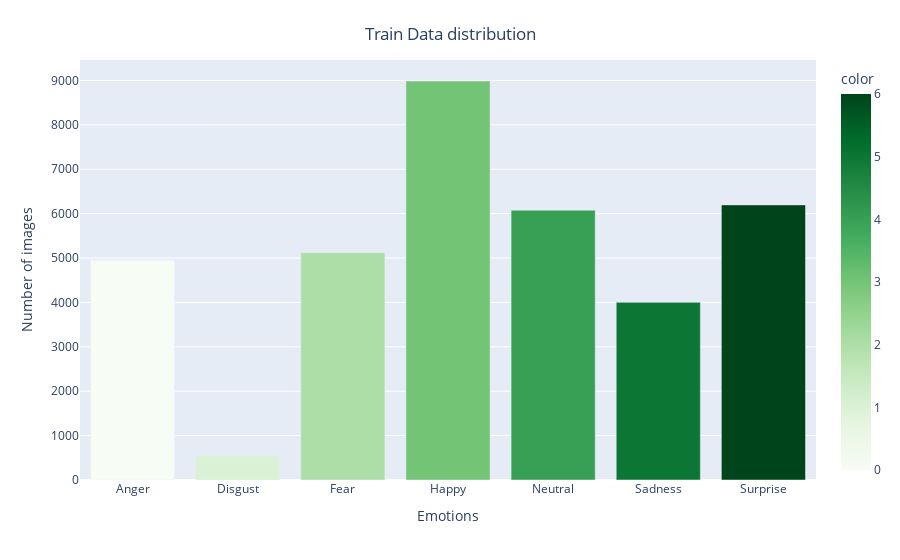

This figure's notebook cell:
### Code cell
#Data Preprocessing
class_labels = ['Anger','Disgust','Fear','Happy','Neutral','Sadness','Surprise']

fig =  px.bar(x=class_labels,
              y = [list(dataset['emotion']).count(i) for i in np.unique(dataset['emotion'])],
              color = np.unique(dataset['emotion']),
              color_continuous_scale="greens")

fig.update_xaxes(title='Emotions')
fig.update_yaxes(title='Number of images')
fig.update_layout(showlegend=True,
                  title={
                      'text': 'Train Data distribution',
                      'y':0.95,
                      'x': 0.5,
                      'xanchor': 'center',
                      'yanchor':'top'
                  })

fig.show()

### Figure 1 — Plotly figure (JSON) as saved in the notebook; plotly's stock layout.template omitted (floating-point values rounded to 4 significant figures)
{"data": [{"alignmentgroup": "True", "hovertemplate": "x=%{x}<br>y=%{y}<br>color=%{marker.color}<extra></extra>", "legendgroup": "", "marker": {"color": [0, 1, 2, 3, 4, 5, 6], "coloraxis": "coloraxis", "pattern": {"shape": ""}}, "name": "", "offsetgroup": "", "orientation": "v", "showlegend": false, "textposition": "auto", "type": "bar", "x": ["Anger", "Disgust", "Fear", "Happy", "Neutral", "Sadness", "Surprise"], "xaxis": "x", "y": [4953, 547, 5121, 8989, 6077, 4002, 6198], "yaxis": "y"}], "layout": {"barmode": "relative", "coloraxis": {"colorbar": {"title": {"text": "color"}}, "colorscale": [[0, "rgb(247,252,245)"], [0.125, "rgb(229,245,224)"], [0.25, "rgb(199,233,192)"], [0.375, "rgb(161,217,155)"], [0.5, "rgb(116,196,118)"], [0.625, "rgb(65,171,93)"], [0.75, "rgb(35,139,69)"], [0.875, "rgb(0,109,44)"], [1, "rgb(0,68,27)"]]}, "legend": {"tracegroupgap": 0}, "margin": {"t": 60}, "showlegend": true, "title": {"text": "Train Data distribution", "x": 0.5, "xanchor": "center", "y": 0.95, "yanchor": "top"}, "xaxis": {"anchor": "y", "domain": [0, 1], "title": {"text": "Emotions"}}, "yaxis": {"anchor": "x", "domain": [0, 1], "title": {"text": "Number of images"}}}}
